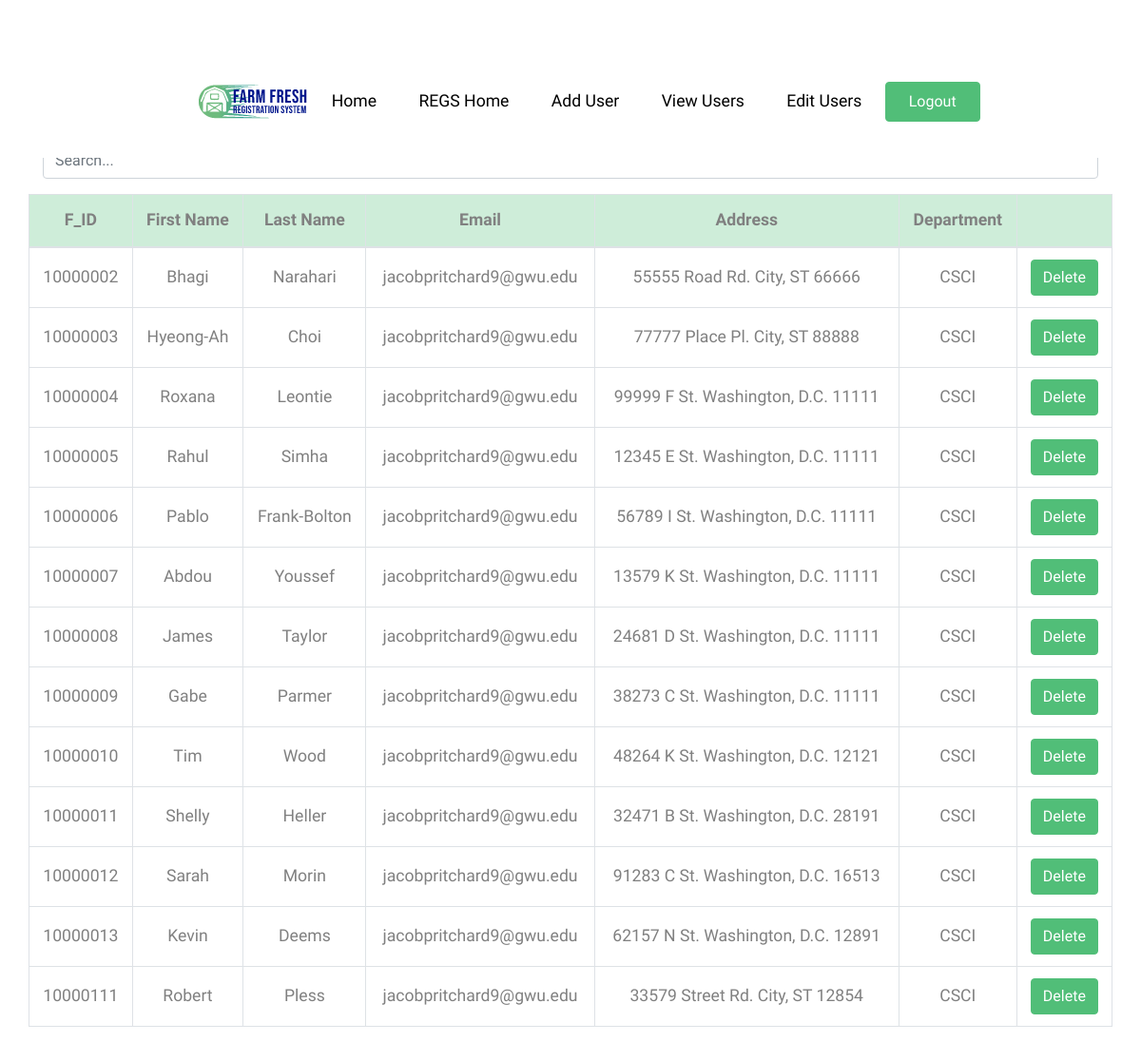
The page /REGS/src/faculty.php (signed in) on the database its author committed.
### tables this page shows
CREATE TABLE faculty(
f_id int NOT NULL,
fname varchar(20) NOT NULL,
lname varchar(20) NOT NULL,
addr varchar(50) NOT NULL,
email varchar(30) NOT NULL,
dept varchar(4) NOT NULL,
reviewer int(1) NOT NULL,  
chair int(1),  
primary key (f_id),
foreign key (f_id) references users(id)
);

### REGS/src/faculty.php (the view, shortened to what this page needs)
<?php
require_once ('header.php');
$dbc = mysqli_connect(DB_HOST, DB_USER, DB_PASSWORD, DB_NAME);
?>
<!DOCTYPE html>
<html lang="en">
<head>
</head>
<body>
	<div class="container mt-5 pt-3">
        <h1 class="text-primary"> Faculty </h1> <br>
		<input class="form-control" id="search_filter" type="text" placeholder="Search...">
		<div class="row mt-3">
			<table class="table table-bordered">
				<thead>
					<tr class="text-center table-primary">
						<th scope="col"> F_ID </th>
						<th scope="col"> First Name </th>
						<th scope="col"> Last Name </th>
						<th scope="col"> Email </th>
						<th scope="col"> Address </th>
						<th scope="col"> Department </th>
						<th> </th>
					</tr>
				</thead>
				<tbody id="faculty_table">
			<?php
				$query = 'SELECT f_id, fname, lname, email, addr, dept
						  FROM faculty';
				$faculty = mysqli_query ($dbc, $query);
				while ($f = mysqli_fetch_assoc ($faculty)) {
					echo '<tr class="text-center">';
					foreach ($f as $data) {
						echo '<td class="align-middle">' . $data . '</td>';
					}
					echo '<td class="align-middle">';
					echo '<a href="faculty.php?id='. $f['f_id'] .'" class="btn btn-primary"> Delete </a>';
					echo '</td> </tr>';
				}
			?>
				</tbody>
			</table>
		</div>
	</div>
</body>
</html>

### REGS/src/css/style.css (style rules this page uses)
body { line-height: 1.7; color: gray; font-weight: 300; font-size: 1.1rem; }
a { -webkit-transition: .3s all ease; -o-transition: .3s all ease; transition: .3s all ease; }
h1, h2, h3, h4, h5, .h1, .h2, .h3, .h4, .h5 { font-family: "Muli", -apple-system, BlinkMacSystemFont, "Segoe UI", Roboto, "Helvetica Neue", Arial, sans-serif, "Apple Color Emoji", "Segoe UI Emoji", "Segoe UI Symbol", "Noto Color Emoji"; }

### rows shown on the page
faculty: f_id "10000002", fname "Bhagi", lname "Narahari", email "jacobpritchard9@gwu.edu", addr "55555 Road Rd. City, ST 66666", dept "CSCI"
faculty: f_id "10000003", fname "Hyeong-Ah", lname "Choi", email "jacobpritchard9@gwu.edu", addr "77777 Place Pl. City, ST 88888", dept "CSCI"
faculty: f_id "10000004", fname "Roxana", lname "Leontie", email "jacobpritchard9@gwu.edu", addr "99999 F St. Washington, D.C. 11111", dept "CSCI"
faculty: f_id "10000005", fname "Rahul", lname "Simha", email "jacobpritchard9@gwu.edu", addr "12345 E St. Washington, D.C. 11111", dept "CSCI"
faculty: f_id "10000006", fname "Pablo", lname "Frank-Bolton", email "jacobpritchard9@gwu.edu", addr "56789 I St. Washington, D.C. 11111", dept "CSCI"
faculty: f_id "10000007", fname "Abdou", lname "Youssef", email "jacobpritchard9@gwu.edu", addr "13579 K St. Washington, D.C. 11111", dept "CSCI"
faculty: f_id "10000008", fname "James", lname "Taylor", email "jacobpritchard9@gwu.edu", addr "24681 D St. Washington, D.C. 11111", dept "CSCI"
faculty: f_id "10000009", fname "Gabe", lname "Parmer", email "jacobpritchard9@gwu.edu", addr "38273 C St. Washington, D.C. 11111", dept "CSCI"
faculty: f_id "10000010", fname "Tim", lname "Wood", email "jacobpritchard9@gwu.edu", addr "48264 K St. Washington, D.C. 12121", dept "CSCI"
faculty: f_id "10000011", fname "Shelly", lname "Heller", email "jacobpritchard9@gwu.edu", addr "32471 B St. Washington, D.C. 28191", dept "CSCI"
faculty: f_id "10000012", fname "Sarah", lname "Morin", email "jacobpritchard9@gwu.edu", addr "91283 C St. Washington, D.C. 16513", dept "CSCI"
faculty: f_id "10000013", fname "Kevin", lname "Deems", email "jacobpritchard9@gwu.edu", addr "62157 N St. Washington, D.C. 12891", dept "CSCI"
faculty: f_id "10000111", fname "Robert", lname "Pless", email "jacobpritchard9@gwu.edu", addr "33579 Street Rd. City, ST 12854", dept "CSCI"
